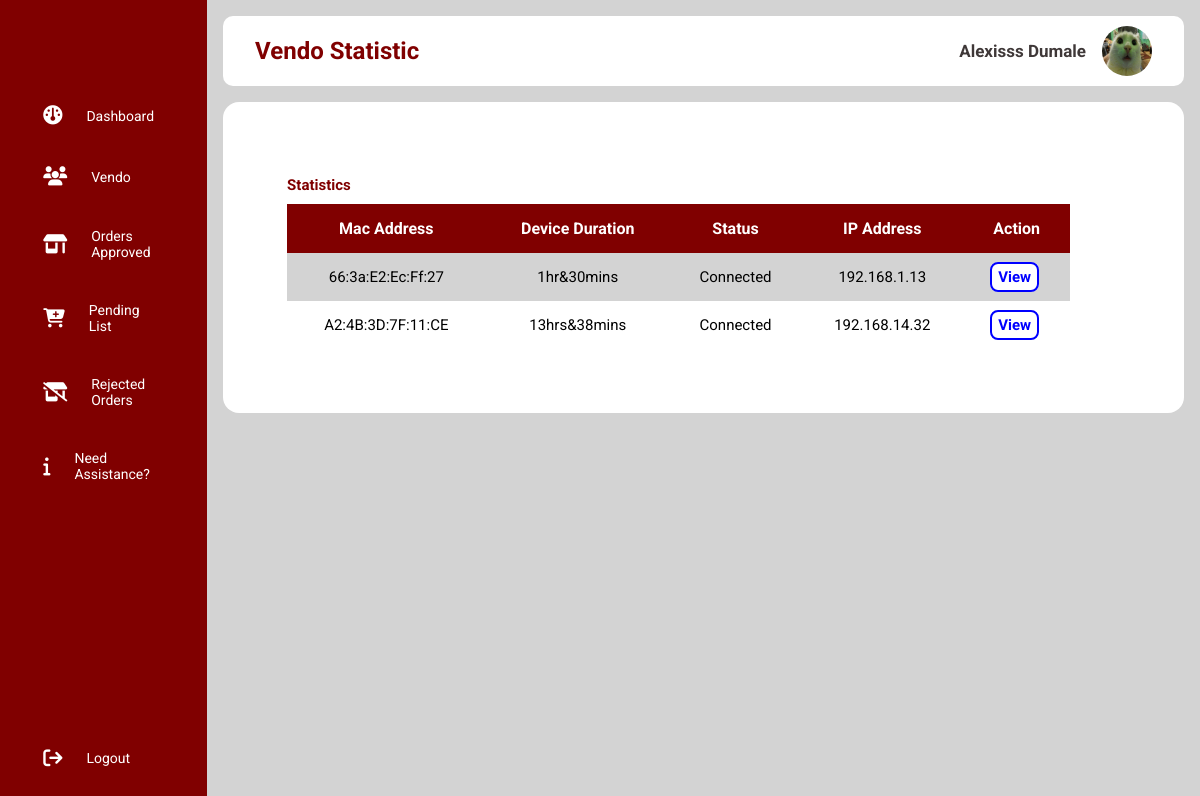
Page /admin/view_vendo.php?vid=1 (signed in) on the committed database.
### tables this page shows
CREATE TABLE `vendo_users` (
  `id` int(11) NOT NULL,
  `vendo_id` int(11) NOT NULL,
  `device_mac_address` varchar(50) NOT NULL,
  `device_duration` varchar(100) NOT NULL,
  `status` varchar(100) NOT NULL,
  `device_ip_address` varchar(100) NOT NULL
);

### object/vendo_statistic.php (called while the page is built, shortened)
<?php
class VendoStatistic {
	private $conn;
	private $table_name = "vendo_users";
    	public function __construct($db) {
		$this->conn = $db;
	}
    public function readVendoUsers($vendo_id) {
        $query = "SELECT *
                FROM " . $this->table_name . "
                WHERE vendo_id = :vendo_id";
        $stmt = $this->conn->prepare($query);
        $stmt->bindParam(':vendo_id', $vendo_id, PDO::PARAM_INT);
        $stmt->execute();
        return $stmt;
    }
}
?>

### admin/view_vendo.php (the view, shortened to what this page needs)
<?php
$vendo_id = isset($_GET['vid']) ? $_GET['vid'] : die('Error: ID not Found');
include_once '../object/vendo.php';
include_once '../object/vendo_statistic.php';
$database = new Database();
$db = $database->getConnection();
$vendo_statistic = new VendoStatistic($db);
include_once 'sidebar.php';
include_once 'layout_head.php';
$stmt = $vendo_statistic->readVendoUsers($vendo_id);
$num = $stmt->rowCount();
?>
<div class="panel_container">
    <h3 class="main_title">Statistics</h3>
    <div class="panel2_wrapper">
    <?php
    if ($num > 0) {
        echo "<div class='table_container'>";
        echo "<table>";
        echo "<thead>";
            echo "<tr>";
                echo "<th>Mac Address</th>";
                echo "<th>Device Duration</th>";
                echo "<th>Status</th>";
                echo "<th>IP Address</th>";
                echo "<th>Action</th>";
            echo "</tr>";
        echo "</thead>";
        echo "<tbody>";
        while ($row = $stmt->fetch(PDO::FETCH_ASSOC)) {
            extract($row);
            echo "<tr>";
                echo "<td>{$device_mac_address}</td>";
                echo "<td>{$device_duration}</td>";
                echo "<td>{$status}</td>";
                echo "<td>{$device_ip_address}</td>";
                echo "<td>";
                    echo "<a href='../admin/view_vendo?vid={$vendo_id}' class='action_btn1'>View</a>";
                echo "</td>";
            echo "</tr>";
        }
        echo "</tbody>";
        echo "</table>";
        echo "</div>";
    } else {
        echo "<div class='result_txt'>No Devices Available</div>";
    }
    ?>
    </div>
</div>
<?php include_once 'layout_foot.php';?>

### libs/css/admin-style.css (style rules this page uses)
* { margin: 0; padding: 0; border: none; outline: none; box-sizing: border-box; font-family: Roboto; }
body { display: flex; }
.panel_container { background: white; padding: 2rem; border-radius: 10px; }
.main_title { color: maroon; padding-top: 10px; padding-bottom: 10px; font-size: 15px; width: 100%; text-align: left; }
.table_container { width: 100%; margin: 0 auto; }
table { width: 100%; border-collapse: collapse; }
thead { background: maroon; color: white; }
th { padding: 15px; text-align: center; }
tbody { background: lightgray; }
td { text-align: center; padding: 15px; font-size: 15px; text-transform: capitalize; }
tr:nth-child(even) { background: white; }
.panel2_wrapper { display: flex; flex-wrap: wrap; gap: 1rem; width: 94%; }
.action_btn1, .action_btn2, .action_btn3 { text-decoration: none; border-radius: 8px; font-weight: bold; background-color: white; transition-duration: 0.3s; margin-right: 4px; padding: 4px 6px; }
.action_btn1 { border: 2px solid blue; color: blue; }

### rows in the picture
vendo_users: device_mac_address "66:3a:e2:ec:ff:27", device_duration "1hr&30mins", status "Connected", device_ip_address "192.168.1.13"
vendo_users: device_mac_address "A2:4B:3D:7F:11:CE", device_duration "13hrs&38mins", status "Connected", device_ip_address "192.168.14.32"

### other values in the picture
$page_title "Vendo Statistic"
$_SESSION['firstname'] "Alexisss"
$_SESSION['lastname'] "Dumale"
